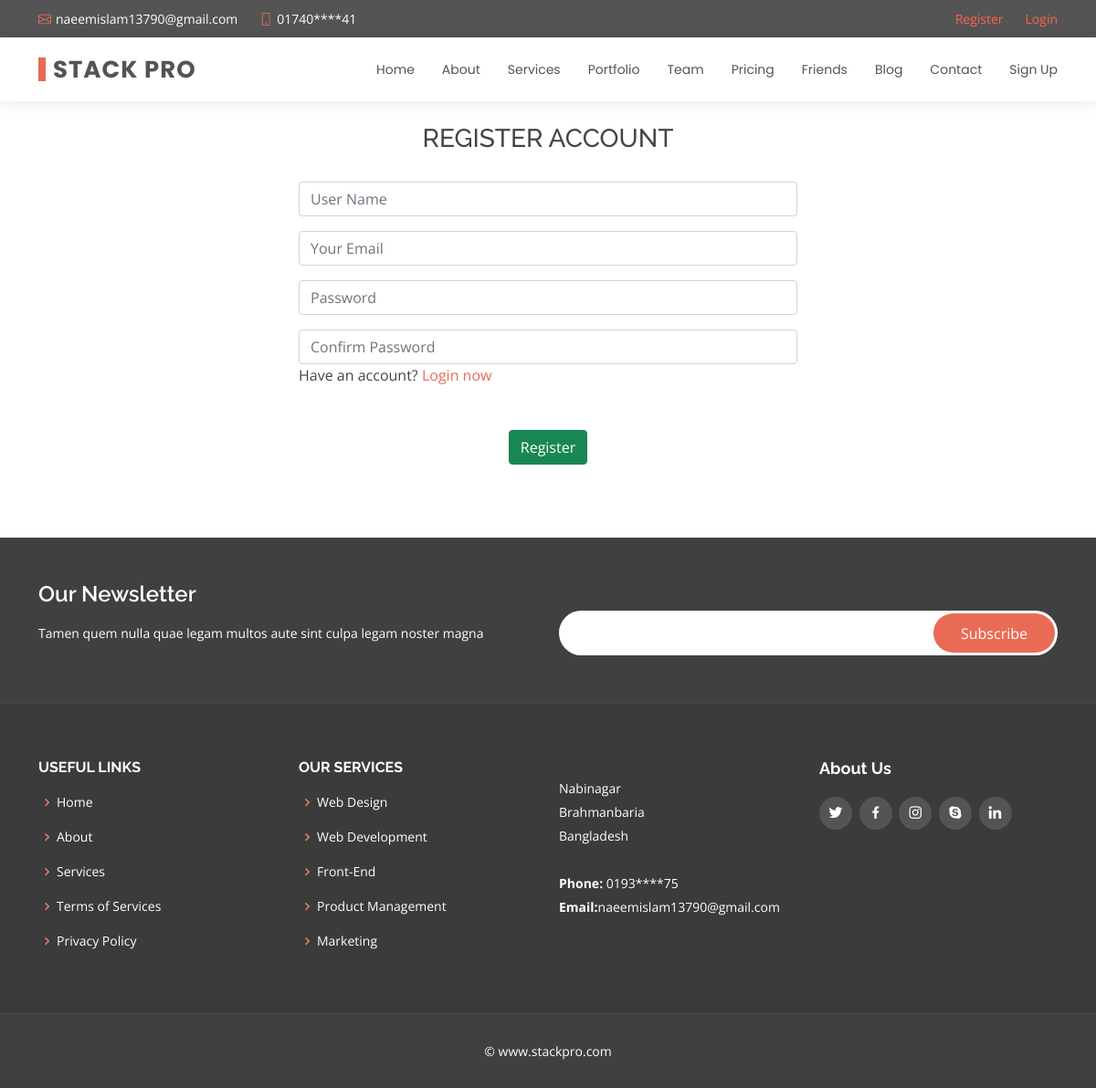
Screenshot of /account/ with the database file from the repository.
### header/models.py (models this page shows, shortened)
class Top_header(models.Model):
    fav_icon = models.ImageField(upload_to='')
    fav_icon2 = models.ImageField(upload_to='')
    number = models.CharField(max_length=20)
    email = models.EmailField()
    twitter = models.URLField()
    facebook = models.URLField()
    instagram = models.URLField()
    linkedin = models.URLField()

class Header(models.Model):
    logo = models.CharField(max_length=25)

### account/views.py (the view, shortened to what this page needs)
# urls.py: path('', views.account, name='account'),
def account(request):
    template = 'account/account.html'
    top_header = Top_header.objects.order_by()
    header = Header.objects.order_by()
    context = {
        'top_headerdata': top_header,
        'headerdata': header,
    }
    return render(request, template_name=template, context=context)

### templates/account/account.html (shortened to what this page needs)
{% extends 'base.html' %}
{% load static %}
  {% block content %}
    <section id="contact" class="contact">
      <div class="container">
        <div class="row justify-content-center">
         <div class="col-lg-6 ">
            <form action="" method="post" role="form">
              <div class="row">
                  <h3 class="text-center">REGISTER ACCOUNT</h3>
                  <div class="form-group mt-3">
                  <input type="text" name="user_name" class="form-control" id="name" placeholder="User Name" required>
                  </div>
                  <div class="form-group mt-3">
                  <input type="email" class="form-control" name="email" id="email" placeholder="Your Email" required>
                  </div>
                  <div class="form-group mt-3">
                  <input type="password" class="form-control" name="password" id="password" placeholder="Password" required>
                  </div>
                  <div class="form-group mt-3">
                  <input type="password" class="form-control" name="confirm_password" id="password" placeholder="Confirm Password" required>
                  </div>
                <p>Have an account? <a href="{% url 'login'%}">Login now</a></p>
              <div class="text-center"><button type="submit" class="btn btn-success">Register</button></div>
            </form>
          </div>
        </div>
      </div>
    </section>
  {% endblock %}

### templates/base/header.html (shortened to what this page needs)
  <section id="topbar" class="d-flex align-items-center">
    <div class="container d-flex justify-content-center justify-content-md-between">
      <div class="contact-info d-flex align-items-center">
        <i class="bi bi-envelope d-flex align-items-center"><a href="mailto:contact@example.com">{{top_headerdata.0.email}}</a></i>
        <i class="bi bi-phone d-flex align-items-center ms-4"><span>{{top_headerdata.0.number}}</span></i>
      </div>
      <div class="social-links d-none d-md-flex align-items-center">
          {% if user.is_authenticated%}
               <a class="d-flex align-items-center ms-4" href="{%url 'logout'%}">Logout</a>
               <a class="d-flex align-items-center ms-4" style="color:tomato;">{{user.username}}</a>
          {% else %}
               <br/>
              <a class="d-flex align-items-center ms-4" style="color:tomato;" href="{% url 'index'%}">Register</a></p>
              <a class="d-flex align-items-center ms-4" style="color:tomato" href="{% url 'login'%}">Login</a></p>
          {% endif %}
      </div>
    </div>
  </section>
  <header id="header" class="d-flex align-items-center">
    <div class="container d-flex justify-content-between align-items-center">
      <div class="logo">
        <h1><a href="{% url 'index'%}">{{headerdata.0.logo}}</a></h1>
      </div>
      <nav id="navbar" class="navbar">
        <ul>
          <li><a class="{% block homeactive %} {% endblock %}" href="{% url 'index'%}">Home</a></li>
          <li><a class="{% block aboutactive %} {% endblock %}" href="{% url 'about'%}">About</a></li>
          <li><a class="{% block serviceactive %} {% endblock %}" href="{% url 'services'%}">Services</a></li>
          <li><a class="{% block portfolioactive %} {% endblock %}" href="{% url 'portfolio'%}">Portfolio</a></li>
          <li><a class="{% block teamactive %} {% endblock %}" href="{% url 'team'%}">Team</a></li>
          <li><a class="{% block pricingactive %} {% endblock %}" href="{% url 'index'%}">Pricing</a></li>
          <li><a class="" href="{% url 'chat:friend_list'%}">Friends</a></li>
          <li><a class="{% block blogactive %} {% endblock %}" href="{% url 'blog:blog'%}">Blog</a></li>
          <li><a class="{% block contactactive %}{% endblock %}" href="{% url 'contact'%}">Contact</a></li>
          {% if user.is_authenticated%}
             <li><a href="{% url 'profile'%}">Account</a></li>
          {% else %}
             <li><a href="{% url 'account'%}">Sign Up</a></li>
          {% endif %}
        </ul>
      </nav>
    </div>
  </header>

### static/assets/css/index.css (style rules this page uses)
body { font-family: "Open Sans", sans-serif; color: #444444; }
a { color: #e96b56; text-decoration: none; }
h1, h2, h3, h4, h5, h6 { font-family: "Raleway", sans-serif; }
#topbar { background: #545454; padding: 10px 0; font-size: 14px; }
#topbar .contact-info i { font-style: normal; color: #e96b56; }
#topbar .contact-info i a, #topbar .contact-info i span { padding-left: 5px; color: #fff; }
#topbar .contact-info i a { line-height: 0; transition: 0.3s; }
#topbar .social-links a { color: #bababa; line-height: 0; transition: 0.3s; margin-left: 10px; }
#header { height: 70px; transition: all 0.5s; z-index: 997; transition: all 0.5s; background: #fff; box-shadow: 0px 0px 20px 0px rgba(0, 0, 0, 0.1); }
#header .logo h1 { font-size: 26px; padding: 0 0 0 8px; margin: 11px 0; line-height: 1; font-weight: 700; letter-spacing: 1px; text-transform: uppercase; font-family: "Poppins", sans-serif; border-left: 8px solid #e96b56; }
#header .logo h1 a, #header .logo h1 a:hover { color: #545454; text-decoration: none; }
.navbar { padding: 0; }
.navbar ul { margin: 0; padding: 0; display: flex; list-style: none; align-items: center; }
.navbar li { position: relative; }
.navbar a { display: flex; align-items: center; justify-content: space-between; padding: 10px 0 10px 30px; font-family: "Poppins", sans-serif; font-size: 14px; color: #545454; white-space: nowrap; transition: 0.3s; }
section { padding: 0 0 80px 0; }

### rows the page displays
Top_header: email "naeemislam13790@gmail.com", number "01740****41"
Header: logo "STACK PRO"
